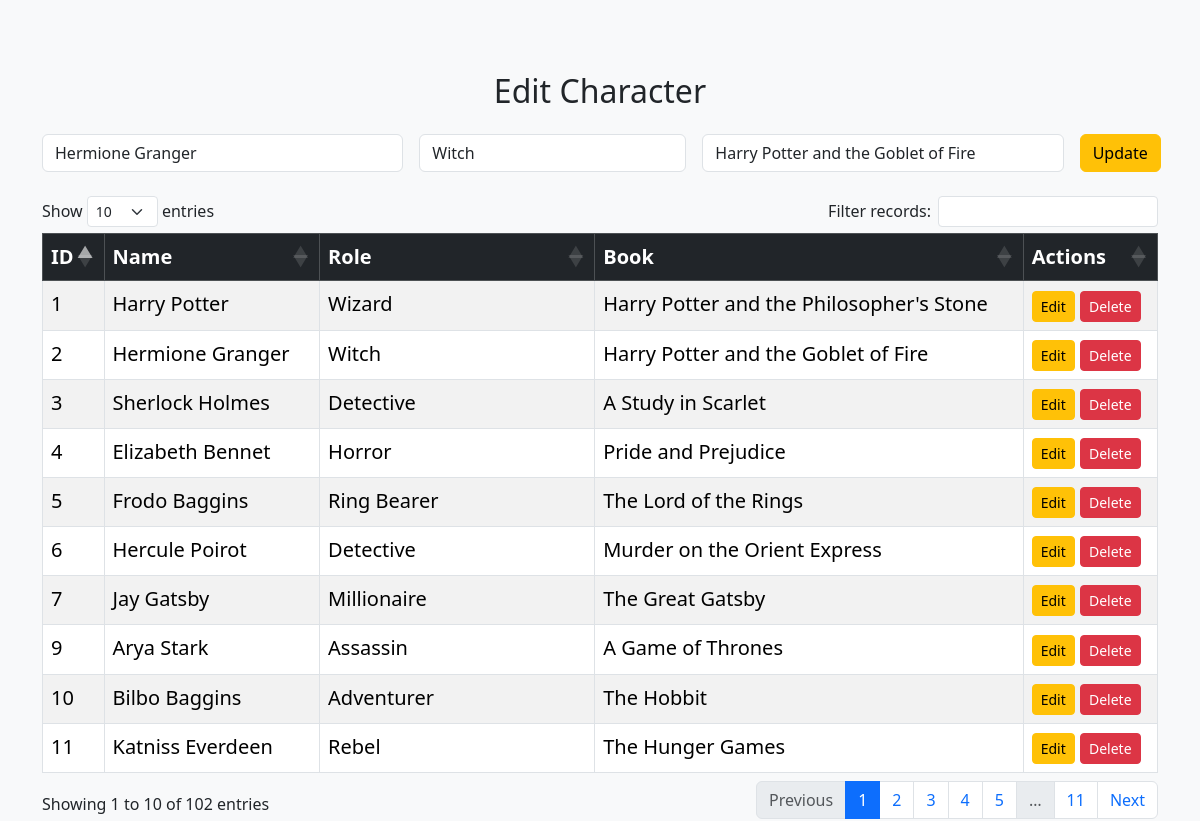
/index.php?edit=2, run on the app's committed database.
### tables this page shows
CREATE TABLE `book_characters` (
  `id` int(11) NOT NULL,
  `name` varchar(100) DEFAULT NULL,
  `role` varchar(100) DEFAULT NULL,
  `book` varchar(255) DEFAULT NULL
);

### index.php (the view, shortened to what this page needs)
<?php
$conn = new mysqli("localhost", "root", "", "character_db");
$editMode = false;
if (isset($_GET['edit'])) {
   $editMode = true;
   $id = $_GET['edit'];
   $editResult = $conn->query("SELECT * FROM book_characters WHERE id=$id");
   $editData = $editResult->fetch_assoc();
}
$result = $conn->query("SELECT * FROM book_characters");
?>
<!DOCTYPE html>
<html lang = "en">
<head>
    <link href="https://cdn.jsdelivr.net/npm/bootstrap@5.3.3/dist/css/bootstrap.min.css" rel="stylesheet">
    <link rel="stylesheet" href="https://cdn.datatables.net/1.13.6/css/dataTables.bootstrap5.min.css">
</head>
<body class="bg-light">
<div class="container mt-5">
<h2 class="text-center mb-4"><?= $editMode ? "Edit Character" : "Add New Character" ?></h2>
<form method = "POST" class="mb-4">
<div class="row g-3">
<div class="col-md-4">
<input type="text" name="name" class="form-control" placeholder="Name" required value="<?= $editMode ? $editData['name'] : '' ?>">
</div>
<div class="col-md-3">
<input type="text" name="role" class="form-control" placeholder="Role" required value="<?= $editMode ?  $editData['role'] : '' ?>">
</div>
<div class="col-md-4">
<input type="text" name="book" class="form-control" placeholder="Book" required value="<?= $editMode ?  $editData['book'] : '' ?>">
</div>
<div class="col-md-1 d-grid">
<button type="submit" name="<?= $editMode ? 'update' : 'add' ?>" class="btn btn-<?= $editMode ? 'warning' : 'primary' ?>">
<?= $editMode ? 'Update' : 'Add' ?>
</button>
</div>
</div>
</form>
<div class="table-responsive">
<table id="characterTable" class="table table-striped table-bordered fs-5">
<thead class="table-dark">
<tr>
<th>ID</th>
<th>Name</th>
<th>Role</th>
<th>Book</th>
<th>Actions</th>
</tr>
</thead>
<tbody>
<?php while($row= $result->fetch_assoc()): ?>
<tr>
<td><?= htmlspecialchars($row['id']) ?></td>
<td><?= htmlspecialchars($row['name']) ?></td>
<td><?= htmlspecialchars($row['role']) ?></td>
<td><?= htmlspecialchars($row['book']) ?></td>
<td>
<a href ="index.php?edit=<?= $row['id'] ?>" class="btn btn-sm btn-warning">Edit</a>
<a href ="index.php?delete=<?= $row['id'] ?>" class="btn btn-sm btn-danger" onclick="return confirm('Delete this character?')">Delete</a>
</td>
</tr>
<?php endwhile; ?>
</tbody>
</table>
</div>
</div>
</body>
</html>

### data on the page
book_characters: name "Hermione Granger", role "Witch", book "Harry Potter and the Goblet of Fire", id "2"
book_characters: id "1", name "Harry Potter", role "Wizard", book "Harry Potter and the Philosopher's Stone"
book_characters: id "3", name "Sherlock Holmes", role "Detective", book "A Study in Scarlet"
book_characters: id "4", name "Elizabeth Bennet", role "Horror", book "Pride and Prejudice"
book_characters: id "5", name "Frodo Baggins", role "Ring Bearer", book "The Lord of the Rings"
book_characters: id "6", name "Hercule Poirot", role "Detective", book "Murder on the Orient Express"
book_characters: id "7", name "Jay Gatsby", role "Millionaire", book "The Great Gatsby"
book_characters: id "9", name "Arya Stark", role "Assassin", book "A Game of Thrones"
book_characters: id "10", name "Bilbo Baggins", role "Adventurer", book "The Hobbit"
book_characters: id "11", name "Katniss Everdeen", role "Rebel", book "The Hunger Games"
